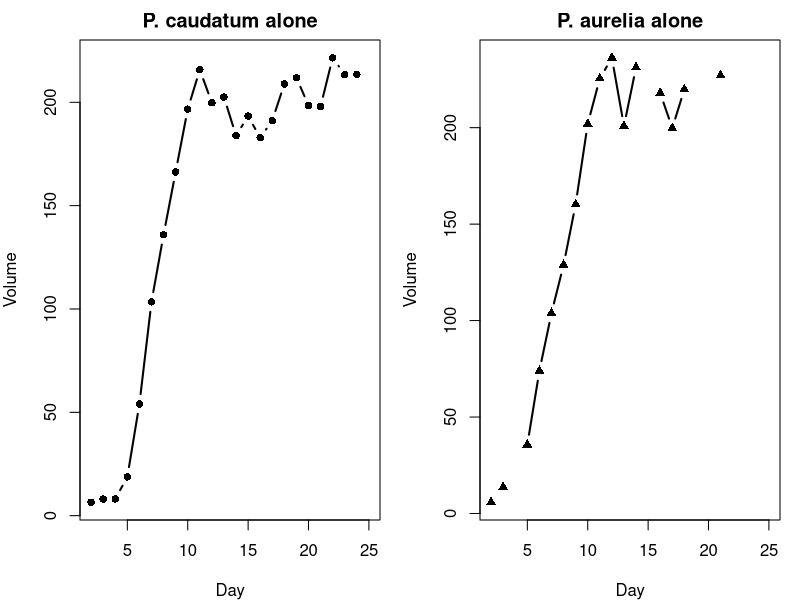
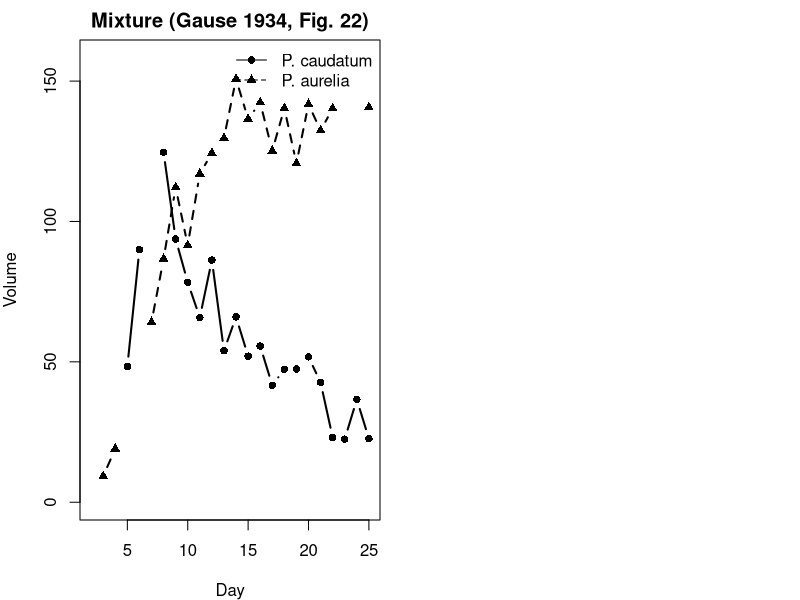

Source code (R) for these figures, in order:
## ---- chunk 1
#| fig-height: 3.8
#| fig-width: 8
pc <- read.csv("data/paramecium_caudatum_alone.csv")
pa <- read.csv("data/paramecium_aurelia_alone.csv")
par(mfrow = c(1, 2), mar = c(4, 4, 2, 1))
plot(pc$day, pc$volume, type = "b", pch = 16, lwd = 2,
     xlab = "Day", ylab = "Volume", main = "P. caudatum alone")
plot(pa$day, pa$volume, type = "b", pch = 17, lwd = 2,
     xlab = "Day", ylab = "Volume", main = "P. aurelia alone")
## ---- chunk 2
#| fig-height: 4
#| fig-width: 7
mix <- read.csv("data/paramecium_competition.csv")
ymax <- max(c(mix$caudatum, mix$aurelia), na.rm = TRUE)
plot(mix$day, mix$caudatum, type = "b", pch = 16, lwd = 2,
     xlab = "Day", ylab = "Volume",
     main = "Mixture (Gause 1934, Fig. 22)",
     ylim = c(0, ymax * 1.05))
lines(mix$day, mix$aurelia, type = "b", pch = 17, lwd = 2, lty = 2)
legend("topright", c("P. caudatum", "P. aurelia"),
       pch = c(16, 17), lty = 1:2, bty = "n")
